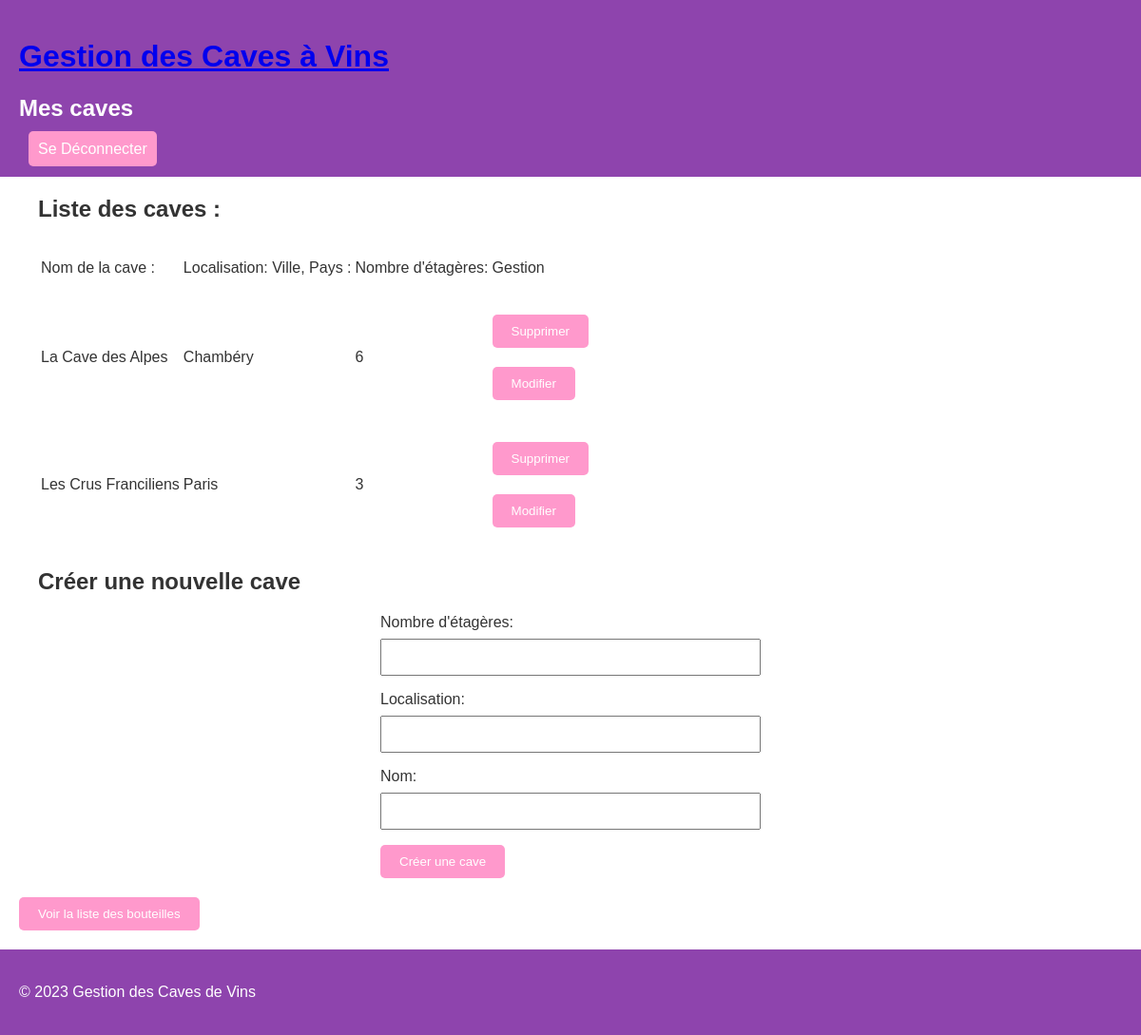
Before: /lobby (signed in) with the older database file.
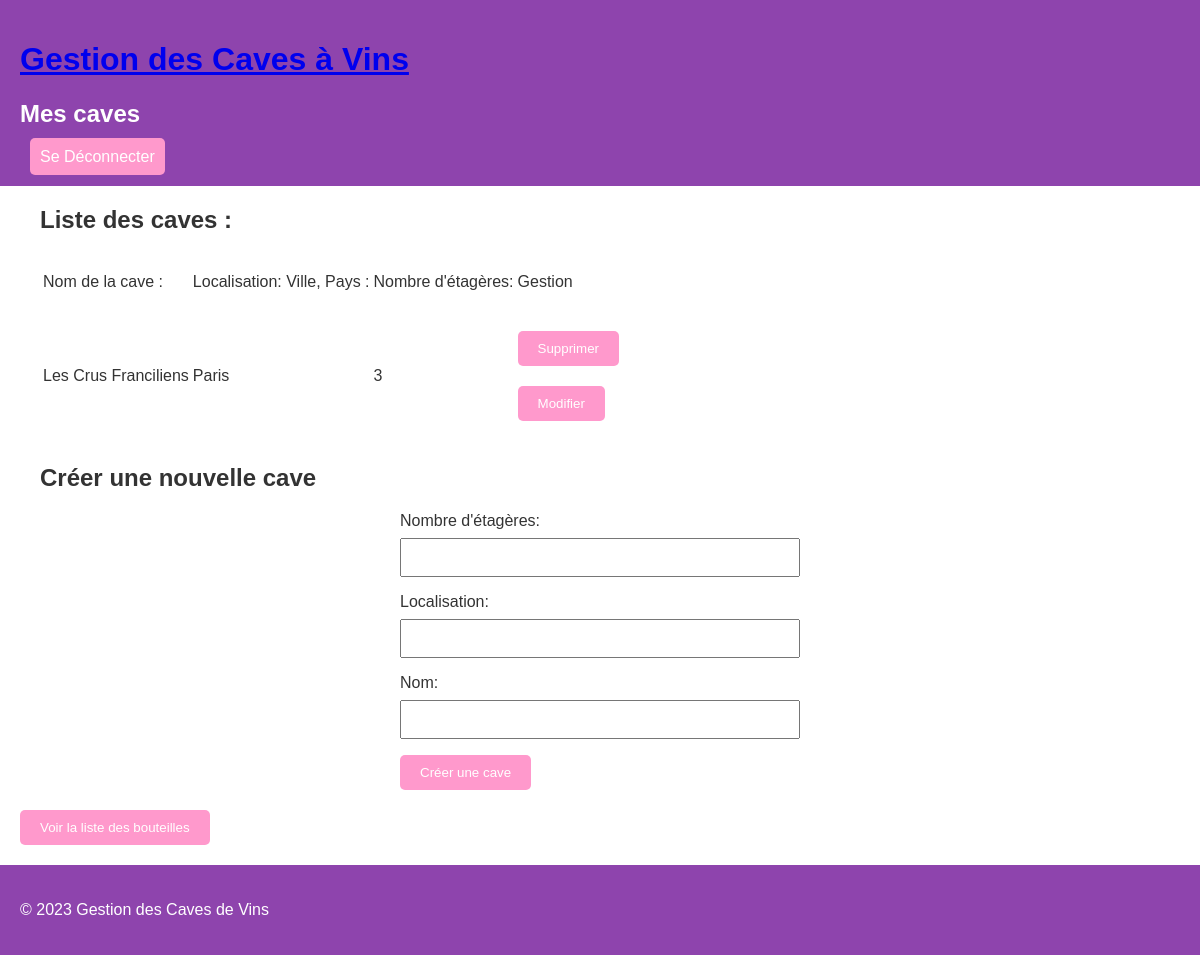
After: the same page with the newer database file.
### tables this page shows
CREATE TABLE Possession (id_user INTEGER, id_cave INTEGER, FOREIGN KEY(id_user) REFERENCES User(id), FOREIGN KEY(id_cave) REFERENCES Cave(id));

CREATE TABLE Cave (id INTEGER NOT NULL PRIMARY KEY AUTOINCREMENT, nb_etagere INTEGER, localisation TEXTE, nom TEXTE);

### app.py (the view)
@app.route("/lobby", methods=["GET", "POST"])
def lobby():
    user = action.User(session["nom"], session["prenom"], session["login"], id = session["id"])
    list_id_cave = action.User.caves_perso(user)
    if list_id_cave == None :
        return render_template("lobby.html", nb_cave = 0, connecte = True)
    else:
        return render_template("lobby.html", list_cave = list_id_cave, connecte = True)

### db.py (called while the page is built)
def connect_db():
    return sqlite3.connect("./viticulture.db")

def adapte(sql_data):
    py_data = sql_data.fetchall()
    return py_data

def sql_list_cave(id_user):
    query = "SELECT * FROM Possession JOIN Cave ON Possession.id_cave = Cave.id WHERE id_user = '" + str(id_user) + "' ;"
    return query

### objet.py (called while the page is built)
    def caves_perso(self):
        connection = db.connect_db()
        cursor = connection.cursor()
        row = cursor.execute(db.sql_list_cave(self.id))
        data = db.adapte(row)
        connection.close()
        caves_trouvees = []
        for cave in range(len(data)) :
            cave_actuelle = [data[cave][3], data[cave][4], data[cave][5], data[cave][1]]
            caves_trouvees.append(cave_actuelle)
        return caves_trouvees

### templates/lobby.html (shortened to what this page needs)
{% extends "layout.html" %}
{% block title %} Mes caves {% endblock %}
{% block content %}
    <section>
        {% if nb_cave == 0 %}
        <p>Vous êtes passionné de vin et souhaitez commencer votre collection ?
        Ne tardez plus, créez votre première cave dès maintenant pour organiser et suivre votre collection de vins préférés. </p>
        <p>Que vous soyez un amateur débutant ou un connaisseur expérimenté, notre plateforme vous permet de gérer facilement vos bouteilles, de connaître leur emplacement et de garder une trace de votre collection grandissante.
            Cliquez sur le bouton ci-dessous pour démarrer votre aventure vinicole et créer votre première cave personnalisée.</p>
            <div class="add-cave-form">
                <h2>Créer une nouvelle cave</h2>
                <form method="POST" action="/add_cave">
                    <label for="nb_etageres">Nombre d'étagères:</label>
                    <input type="number" id="nb_etageres" name="nb_etageres" required>
                    <label for="localisation">Localisation:</label>
                    <input type="text" id="localisation" name="localisation" required>
                    <label for="nom">Nom:</label>
                    <input type="text" id="nom" name="nom" required>
                    <button type="submit">Créer ma première cave</button>
                </form>
            </div>
        {% else  %}
                <section class="cave">
                    <h2>Liste des caves :</h2>
                    <table>
                        <tbody>
                            <tr>
                                <td>
                                    <p>Nom de la cave : </p>
                                </td>
                                <td>
                                    <p>Localisation: Ville, Pays : </p>
                                </td>
                                <td>
                                    <p>Nombre d'étagères: </p>
                                </td>
                                <td>
                                    <p>Gestion</p>
                                </td>
                            </tr>
                            {% for cave in list_cave %}
                                <tr>
                                    <td>
                                        {{ cave[2] }}
                                    </td>
                                    <td>
                                        {{ cave[1] }}
                                    </td>
                                    <td>
                                        {{ cave[0] }}
                                    </td>
                                    <td>
                                        <form method="POST" action="/del_cave">
                                            <button class="delete-button">Supprimer</button>
                                        </form>
                                        <form method="POST" action="/modify_cave">
                                            <button class="edit-button">Modifier</button>
                                        </form>
                                    </td>
                                </tr>
                            {% endfor %}
                        </tbody>
                    </table>
                </section>
                <section class="form _new_cave">
                    <h2>Créer une nouvelle cave</h2>
                    <form method="POST" action="/add_cave">
                        <label for="nb_etageres">Nombre d'étagères:</label>
                        <input type="number" id="nb_etageres" name="nb_etageres" required>
                        <label for="localisation">Localisation:</label>
                        <input type="text" id="localisation" name="localisation" required>
                        <label for="nom">Nom:</label>
                        <input type="text" id="nom" name="nom" required>
                        <button type="submit">Créer une cave</button>
                    </form>
                </section>
                <div>
                    <a href="/bouteille"><button>Voir la liste des bouteilles</button></a>
                </div>
        {% endif %}
    </section>
{% endblock %}

### templates/layout.html (shortened to what this page needs)
<!DOCTYPE html>
<html lang="en">
<head>
    <link rel="stylesheet" type="text/css" href="{{ url_for('static', filename='style.css')}}">
</head>
<body>
    <header>
        {% if connecte != True %}
            <h1> <a href="/">Gestion des Caves à Vins</a></h1>
        {% else%}
            <h1> <a href="/lobby">Gestion des Caves à Vins</a></h1>
        {% endif %}
        <h2> {% block title%}{% endblock %} </h2>
        {% if connecte != True %}
            <a href="/inscription" class="register-button">S'enregistrer</a>
            <a href="/connexion" class="login-button">Se connecter</a>
        {% else%}
            <a href="/deconnexion" class="login-button">Se Déconnecter</a>
        {% endif %}
    </header>
    {% block content%}
    {% endblock %}
    <footer>
        <p>&copy; 2023 Gestion des Caves de Vins</p>
    </footer>
</body>
</html>

### static/style.css (style rules this page uses)
body { background-color: #ffffff; color: #333333; font-family: Arial, sans-serif; margin: 0; padding: 0; }
header, footer { background-color: #8e44ad; padding: 20px; color: #ffffff; position: static; }
.register-button, .login-button { margin: 10px; padding: 10px; background-color: #ff99cc; color: #ffffff; text-decoration: none; border: none; border-radius: 5px; cursor: pointer; }
.login-button { margin-right: 20px; }
section { margin: 20px; }
form { max-width: 400px; margin: 20px auto; }
label { display: block; margin-bottom: 8px; }
input { width: 100%; padding: 10px; margin-bottom: 16px; box-sizing: border-box; }
button { background-color: #ff99cc; color: #ffffff; padding: 10px 20px; border: none; border-radius: 5px; cursor: pointer; }

Changed rows visible on the page:
removed Possession: nom "La Cave des Alpes", localisation "Chambéry", cave "6"
